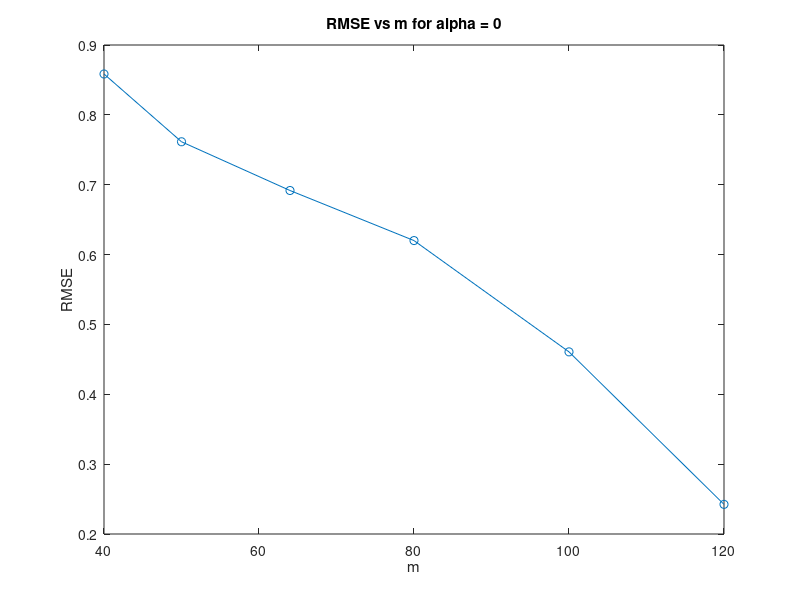
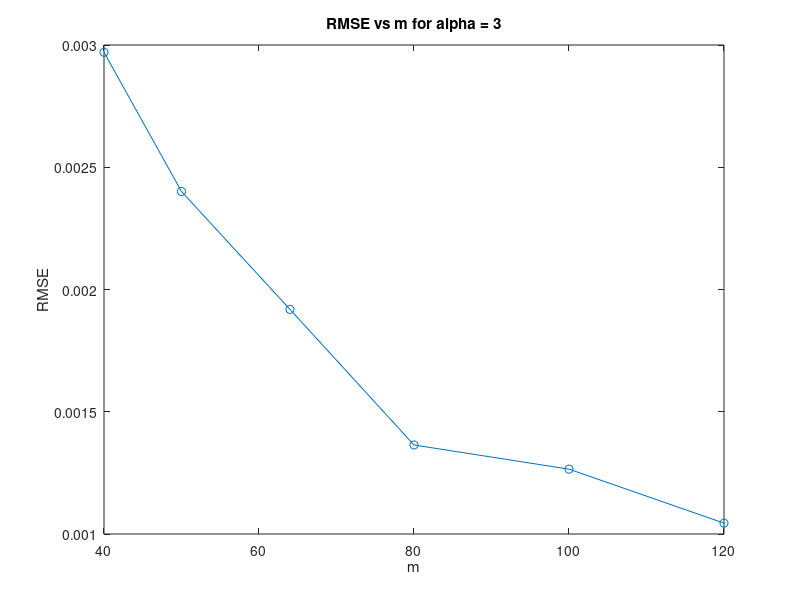

The MATLAB source for these figures, in order:
U = randn( 128, 128 );  % random iid ~N(0,1)
U = orth( U.' ).'; % orthogonal rows

m = [40, 50, 64, 80, 100, 120];

alpha = 0;      %decay factor for eigenvalues
lamb = zeros(128,1);
for i=1:128
    lamb(i) = (i^(-alpha));
end
Sigma_x = U*diag(lamb)*U';
zero_mean = zeros(128,1);
num = 10;
all_rmses = zeros(length(m),1);
 for i = 1:length(m)
     rmse = 0;
     for j = 1:num
         x = (mvnrnd(zero_mean, Sigma_x, 1))';  %Multivariate normal vector with mean and covariance
         phi = sqrt(1/m(i)) * randn(m(i), 128);
         x_cap = phi*x;
         sigma = 0.01 * mean(abs(x_cap));
         y = x_cap + sigma*randn(m(i),1);
         x_map = (phi' * phi/sigma^2 + inv(Sigma_x)) \ ((phi' * y)/sigma^2);
         rmse = rmse + norm(x_map-x)/sqrt(128);
     end
     rmse = rmse/num;
     all_rmses(i) = rmse;
 end
 
plot(m, all_rmses, '-o'); 
ylabel('RMSE');
xlabel('m');
title('RMSE vs m for alpha = 0');
saveas(gcf,'alpha0.png');
 %% alpha = 3
 
U = randn( 128, 128 );  % random iid ~N(0,1)
U = orth( U.' ).'; % orthogonal rows

m = [40, 50, 64, 80, 100, 120];

alpha = 3;  %decay factor for eigenvalues
lamb = zeros(128,1);
for i=1:128
    lamb(i) = (i^(-alpha));
end
Sigma_x = U*diag(lamb)*U';
zero_mean = zeros(128,1);
num = 10;
all_rmses = zeros(length(m),1);
 for i = 1:length(m)
     rmse = 0;
     for j = 1:num
         x = (mvnrnd(zero_mean, Sigma_x, 1))';  %Multivariate normal vector with mean and covariance
         phi = sqrt(1/m(i)) * randn(m(i), 128);
         x_cap = phi*x;
         sigma = 0.01 * mean(abs(x_cap));
         y = x_cap + sigma*randn(m(i),1);
         x_map = (phi' * phi/sigma^2 + inv(Sigma_x)) \ ((phi' * y)/sigma^2);
         rmse = rmse + norm(x_map-x)/sqrt(128);
     end
     rmse = rmse/num;
     all_rmses(i) = rmse;
 end
 
plot(m, all_rmses, '-o'); 
title('RMSE vs m for alpha = 3');
ylabel('RMSE');
xlabel('m');
saveas(gcf,'alpha3.png');